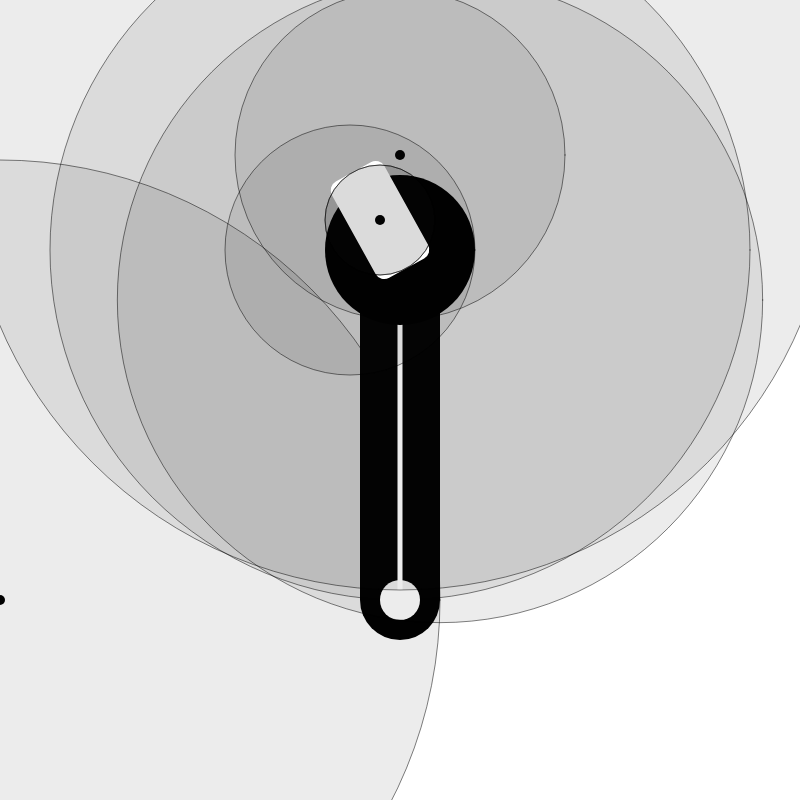
Frame 1 (no input)
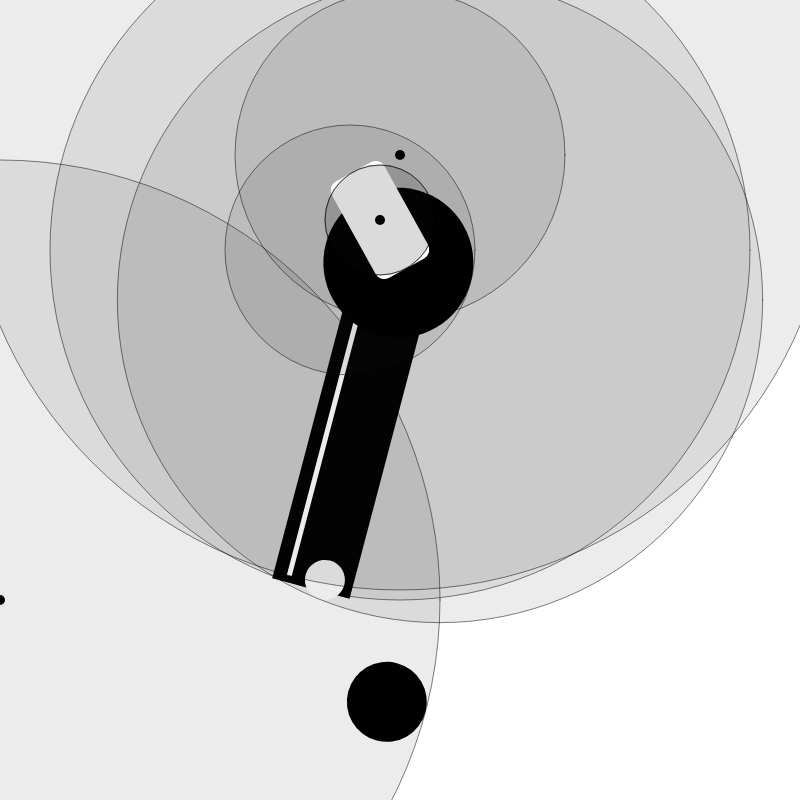
Frame 60 (no input)
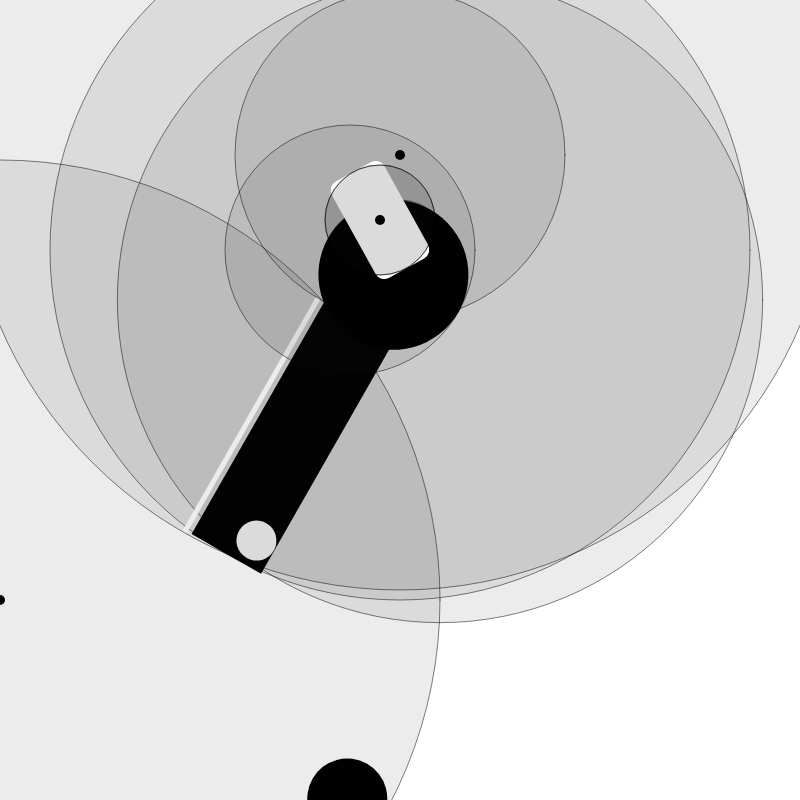
Frame 120 (the mouse pressed at the canvas centre since frame 60)

The p5.js sketch that drew these frames (run headless with seeded random() and noise() and a simulated clock; from frame 60 on, the mouse is pressed at the canvas centre):

// p5.js sketch
// ── sketch.js
let circ01 = {
  c: 0,
  tx: 0,
  ty: 600,
  s: 0,
  x: 400,
  y: 0,
  d: 80
}

let rect01 = {
  c: 0,
  tx: 400,
  ty: 250,
  ta: 0,
  s: 0,
  x: 0,
  y: 200,
  l: 80,
  w: 300,
  r: 0
}

let circ02 = {
  c: 255,
  tx: 440,
  ty: 300,
  s: 0,
  x: -40,
  y: 300,
  d: 40
}

let rect02 = {
  c: 255,
  tx: 400,
  ty: 155,
  ta: 0,
  s: 0,
  x: 0,
  y: 300,
  l: 5,
  w: 270,
  r:0
}

let circ03 = {
  c: 0,
  tx: 350,
  ty: 250,
  s: 0,
  x: 50,
  y: 0,
  d: 150
}

let rect03 = {
  c: 255,
  tx: 380,
  ty: 220,
  ta: 151,
  s: 0,
  x: 0,
  y: 0,
  l: 60,
  w: 110,
  r: 10
}

let shapesArray = [circ01, rect01, circ02, rect02, circ03, rect03];
let shapes = [];

function setup() {
  createCanvas(800, 800);
  rectMode(CENTER)
  angleMode(DEGREES);

  for (let i = 0; i<shapesArray.length; i++){
    let shape = shapesArray[i];

    if (shape.l != null) {
      shapes[i] = new rectangle(shape.c, shape.tx, shape.ty, shape.ta, shape.s, shape.x, shape.y, shape.l, shape.w, shape.r)
    } else {
      shapes[i] = new circ(shape.c, shape.tx, shape.ty, shape.s, shape.x, shape.y, shape.d)
    }
  }
}

function draw() {
  background(255);
  noStroke();

  for (let i = 0; i < shapesArray.length; i++) {
    shapes[i].display();
    shapes[i].diagram();
  }
}

class circ{
  constructor(color, tranX, tranY, rSpeed, circX, circY, circD) {
    this.color = color;
    this.tranX = tranX;
    this.tranY = tranY,
    this.speed = rSpeed;
    this.x = circX;
    this.y = circY;
    this.d = circD
  }
  display() {
    noStroke();
    fill(this.color);
    push();
    translate(this.tranX, this.tranY);
    rotate(this.speed);
    ellipse(this.x, this.y, this.d, this.d);
    pop();
    this.speed = this.speed + 0.25;
  }
  diagram() {
    let hypotenuse = dist(0, 0, this.x, this.y);
    stroke('black');
    noFill();
    strokeWeight(10);
    point(this.tranX, this.tranY);
    strokeWeight(0.5);
    fill(20, 20, 20, 20);
    circle(this.tranX, this.tranY, hypotenuse*2 + this.d);
  }
}

class rectangle{
  constructor(color, tranX, tranY, transAngle, rSpeed, rectX, rectY, rectL, rectW, rectR) {
    this.color = color;
    this.tranX = tranX;
    this.tranY = tranY;
    this.transAngle = transAngle;
    this.speed = rSpeed;
    this.x = rectX;
    this.y = rectY;
    this.l = rectL;
    this.w = rectW;
    this.r = rectR;
  }
  display() {
    fill(this.color);
    noStroke();
    if (this.transAngle === 0) {
      push()
      translate(this.tranX, this.tranY);
      rotate(this.speed);
      rect(this.x, this.y, this.l, this.w, this.r);
      pop()
      this.speed = this.speed + 0.25;
    } else {
      push()
      translate(this.tranX, this.tranY);
      rotate(this.transAngle);
      rect(this.x, this.y, this.l, this.w, this.r);
      pop()
    }
  }
  diagram() {
    stroke('black')
    strokeWeight(10);
    point(this.tranX, this.tranY)
    strokeWeight(0.5)
    fill(20, 20, 20, 20);
    circle(this.tranX, this.tranY, this.y*2 + this.w)
    circle(this.tranX, this.tranY, this.y*2 - this.w)
  }
}
